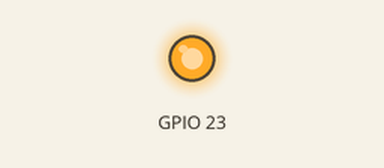
This program was run on a simulated Raspberry Pi (BCM pin numbers), started with the argument ON. On the bench: output pins drawn as LEDs (lit = HIGH). At 0.0 s the program stops and its outputs stay as they are.

Above: at 0.1 s.
Timing chart, 0 to 1.5 s (numbered marks = the images above):
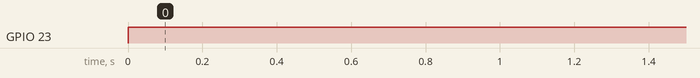

The program:

new.py
```python
from time import sleep
import sys   		#for using arguments argv
argmnt=str(sys.argv[1]) #for fetching the first argument
def main():
	import RPi.GPIO as GPIO
        GPIO.setmode(GPIO.BCM)
        GPIO.setup(23,GPIO.OUT)
        if argmnt == 'ON':
                GPIO.output(23,True)
        elif argmnt == 'OFF':
                GPIO.output(23,False)
        else:
                GPIO.output(23,True)
                sleep(100)
                GPIO.output(23,False)

if __name__== '__main__':
        main()
```

Measured:
- by itself, GPIO 23: LOW → HIGH at 0.00 s
